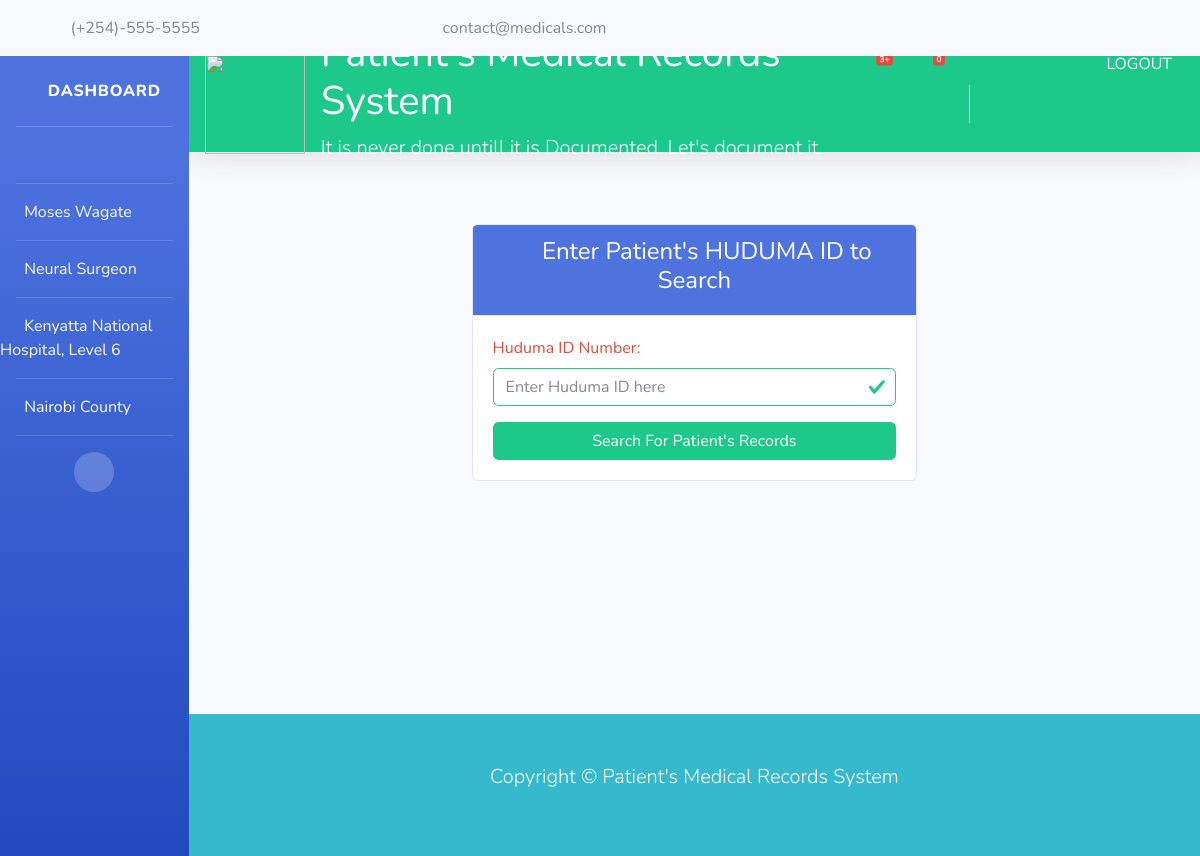
The app's page /dashboard/ (signed in) with its own data.
### accounts/models.py (models this page shows, shortened)
class HealthOfficer(models.Model):
    titles = (
        ('Medical Oficer', 'Medical Officer'),
        ('Consultant', 'Consultant'),
        ('Surgeon', 'Surgeon'),
        ('Neural Surgeon', 'Neural Surgeon'),
        ('Gynaecologist', 'Gynaecologist'),
        ('ENT Expert', 'ENT Expert'),
        ('Paediatric', 'Paediatric'),
        ('Psychiatrist', 'Psychiatrist'),
        ('Clinical Officer', 'Officer'),
        ('Cardiologist', 'Cardiologist'),
        ('Other', 'Other')
    )
    user = models.OneToOneField(User, on_delete=models.CASCADE)
    id_number = models.CharField(max_length=10, unique=True)
    reg_number = models.CharField(max_length=100, primary_key=True)
    title = models.CharField(max_length=100, choices=titles)
    facility = models.ForeignKey(Facility, on_delete=models.DO_NOTHING)
    phone = models.CharField(max_length=10)
    email = models.EmailField()
    pic = models.ImageField(
        blank=True, upload_to='media/officers/%Y/%m/%d', help_text='Health officers Profile Pic')
    class Meta:
        db_table = 'health_officers'
        ordering = ('reg_number',)
        verbose_name_plural = 'health_officers'

### facilities/models.py (models this page shows)
class Facility(models.Model):
    counties = (
        ('Mombasa', 'Mombasa'),
        ('Kwale', 'Kwale'),
        ('Kilifi', 'Kilifi'),
        ('Tana River', 'Tana River'),
        ('Lamu', 'Lamu'),
        ('Taita Taveta', 'Taita Taveta'),
        ('Garissa', 'Garissa'),
        ('Wajir', 'Wajir'),
        ('Mandera', 'Mandera'),
        ('Marsabit', 'Marsabit'),
        ('Isiolo', 'Isiolo'),
        ('Meru', 'Meru'),
        ('Tharaka Nithi', 'Tharaka Nithi'),
        ('Embu', 'Embu'),
        ('Kitui', 'Kitui'),
        ('Machakos', 'Machakos'),
        ('Makueni', 'Makueni'),
        ('Nyandarua', 'Nyandarua'),
        ('Nyeri', 'Nyeri'),
        ('Kirinyaga', 'Kirinyaga'),
        ("Murang'a", "Murang'a"),
        ('Kiambu', 'Kiambu'),
        ('Turkana', 'Turkana'),
        ('West Pokot', 'West Pokot'),
        ('Samburu', 'Samburu'),
        ('Trans-Nzoia', 'Trans-Nzoia'),
        ('Uasin Gishu', 'Uasin Gishu'),
        ('Elgeyo Marakwet', 'Elgeyo Marakwet'),
        ('Nandi', 'Nandi'),
        ('Baringo', 'Baringo'),
        ('Laikipia', 'Laikipia'),
        ('Nakuru', 'Nakuru'),
        ('Narok', 'Narok'),
        ('Kajiado', 'Kajiado'),
        ('Kericho', 'Kericho'),
        ('Bomet', 'Bomet'),
        ('Kakamega', 'Kakamega'),
        ('Vihiga', 'Vihiga'),
        ('Bungoma', 'Bungoma'),
        ('Busia', 'Busia'),
        ('Siaya', 'Siaya'),
        ('Kisumu', 'Kisumu'),
        ('Homa Bay', 'Homa Bay'),
        ('Migori', 'Migori'),
        ('Kisii', 'Kisii'),
        ('Nyamira', 'Nyamira'),
        ('Nairobi', 'Nairobi'),
    )
    levels = (
        ('Level 1', 'Level 1'),
        ('Level 2', 'Level 2'),
        ('Level 3', 'Level 3'),
        ('Level 4', 'Level 4'),
        ('Level 5', 'Level 5'),
        ('Level 6', 'Level 6'),
    )
    facility_no = models.CharField(max_length=100, primary_key=True)
    name = models.CharField(max_length=100)
    county = models.CharField(
        max_length=50,  choices=counties, default='Nairobi')
    city = models.CharField(max_length=100)
    address = models.CharField(max_length=200)
    phone = models.CharField(max_length=10)
    is_public = models.BooleanField(default=True)
    is_registered = models.BooleanField(default=True)
    facility_level = models.CharField(
        max_length=50,  choices=levels, default='Level 1')
    def __str__(self):
        return self.name
    class Meta:
        db_table = 'health_facility'
        ordering = ('facility_no',)
        verbose_name_plural = 'health_facilities'

### accounts/views.py (the view)
# urls.py: path('dashboard/', views.dashboard, name='dashboard'),
@login_required
def dashboard(request):
    user_id = request.user.id
    this_user = get_object_or_404(User, pk=user_id)
    officer = get_object_or_404(HealthOfficer, user=this_user)
    context = {'officer': officer, }
    return render(request, 'accounts/officers_dashboard.html', context)

### admins/context_processors.py (called while the page is built)
def titles(request):
    return {'titles': Titles}

def levels(request):
    return {'levels': Levels}

def facilities(request):
    facilities = Facility.objects.filter(is_registered=True)
    return {'facilities': facilities}

### patient/context_processors.py (called while the page is built)
def counties(request):
    return {'counties': Counties}

def genders(request):
    return {'genders': Genders}

### templates/accounts/officers_dashboard.html (shortened to what this page needs)
{%extends 'accounts/dashboard_base.html'%}
{%block content%}
    <section id="register" class="bg-light py-5">
        <div class="container">
            <div class="row">
                <div class="col-md-6 mx-auto">
                    <div class="card">
                        <div class="card-header bg-primary text-white text-center">
                            <h4>
                                <i class="fas fa-search"></i> Enter Patient's HUDUMA ID to Search
                            </h4>
                        </div>
                        <div class="card-body ">
                            <form method="POST" action="{%url 'patient:get_patient'%}">
                                <div class="form-group">
                                    <label for="huduma_id" class="text-danger">Huduma ID Number:</label>
                                    <input type="number" name="huduma_id" class="form-control text-sm is-valid" placeholder="Enter Huduma ID here" required>
                                </div>
                                <input type="submit" value="Search For Patient's Records" class="btn btn-success btn-block">
                            </form>
                        </div>
                    </div>
                </div>
            </div>
        </div>
    </section>
{%endblock%}

### templates/accounts/dashboard_base.html (shortened to what this page needs)
<!DOCTYPE html>
{%load static%}
{%load humanize%}
<html lang="en">
<head>
    <link href="{% static 'themes/vendor/fontawesome-free/css/all.min.css' %}" rel="stylesheet" type="text/css">
    <link href="{% static 'themes/css/sb-admin-2.min.css' %}" rel="stylesheet">
</head>
<body id="page-top">
{%include 'partials/_topbar.html'%}
    <div id="wrapper">
        <ul class="navbar-nav bg-gradient-primary sidebar sidebar-dark accordion" id="accordionSidebar">
            <a class="sidebar-brand d-flex align-items-center justify-content-center nav-item active"
                href="{%url 'accounts:dashboard'%}">
                <i class="fas fa-fw fa-tachometer-alt"></i>
                <span class="sidebar-brand-text"> Dashboard </span>
            </a>
            <hr class="sidebar-divider">
            <div class="m-2">
            </div>
            <hr class="sidebar-divider">
            <li class="text-light">
                <p>
                    <i class="fas fa-fw fa-user"></i>
                    {{officer.user.first_name|title}} {{officer.user.last_name|title}}
                </p>
            </li>
            <hr class="sidebar-divider d-none d-md-block">
            <li class="text-light">
                <p>
                    <i class="fas fa-fw fa-hospital"></i>
                    {{officer.title|title}}
                </p>
            </li>
            <hr class="sidebar-divider d-none d-md-block">
            <li class="text-light">
                <p>
                    <i class="fas fa-fw fa-home"></i>
                    {{officer.facility|title}}, {{officer.facility.facility_level|title}}
                </p>
            </li>
            <hr class="sidebar-divider d-none d-md-block">
            <li class="text-light">
                <p>
                    <i class="fas fa-fw fa-globe"></i>
                    {{officer.facility.county|title}} County
                </p>
            </li>
            <hr class="sidebar-divider d-none d-md-block">
            <div class="text-center d-none d-md-inline">
                <button class="rounded-circle border-0" id="sidebarToggle"></button>
            </div>
        </ul>
        <div id="content-wrapper" class="d-flex flex-column">
            <div id="content">
            {%include 'partials/_navbar.html'%}
                <div class="container-fluid">
                    {%block content%}{%endblock%}
                </div>
            </div>
            {%include 'partials/_footer.html'%}
        </div>
    </div>
</body>
</html>

### records on screen
HealthOfficer: user.first_name "Moses", user.last_name "Wagate", title "Neural Surgeon", facility "Kenyatta National Hospital", facility.facility_level "Level 6", facility.county "Nairobi"
